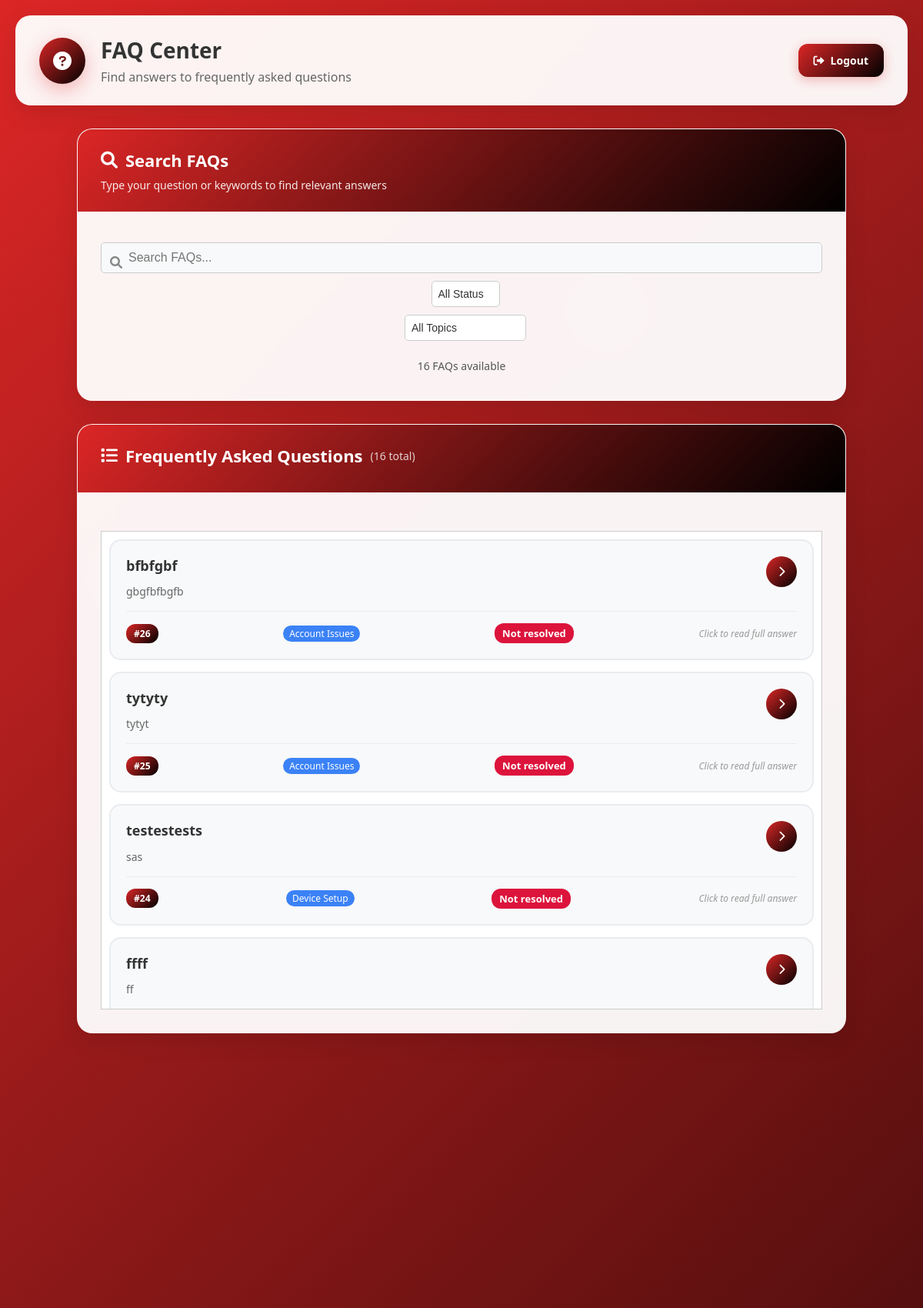
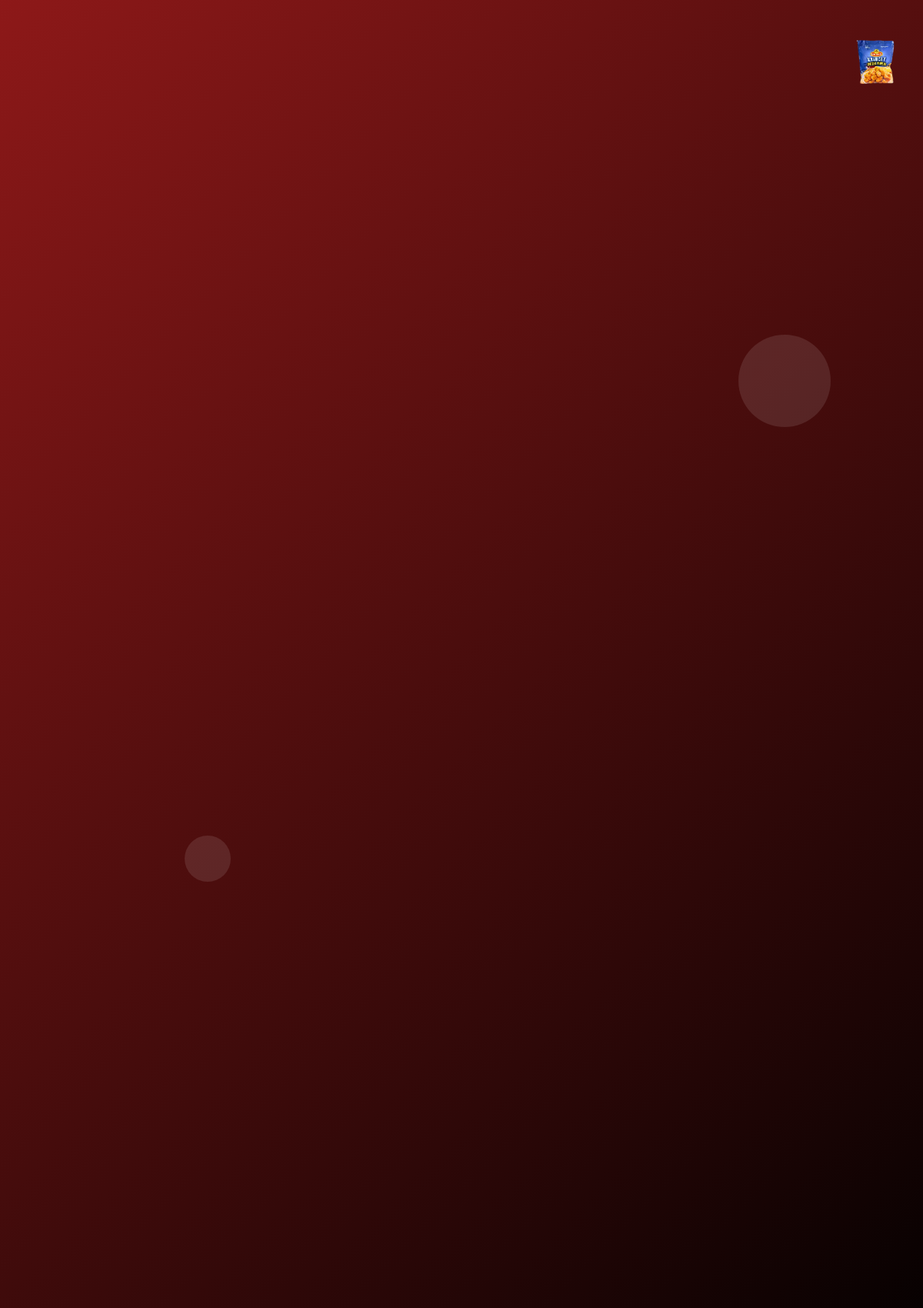
Page /user.php (signed in, upper part) on the committed database (2 pictures, top to bottom).
### tables this page shows
CREATE TABLE `faqs` (
  `id` int(11) NOT NULL,
  `question` text NOT NULL,
  `answer` text NOT NULL,
  `status` enum('resolved','not resolved') DEFAULT 'not resolved',
  `topic` varchar(100) DEFAULT NULL,
  `attachment` text DEFAULT NULL,
  `created_at` timestamp NOT NULL DEFAULT current_timestamp(),
  `visibility` enum('user','admin') DEFAULT 'user'
);

### user.php (the view, shortened to what this page needs)
<?php
require_once 'includes/db.php';
$stmt = $pdo->prepare("SELECT * FROM faqs WHERE visibility = 'user' ORDER BY id DESC");
$stmt->execute();
$faqs = $stmt->fetchAll(PDO::FETCH_ASSOC);
?>
<!DOCTYPE html>
<html lang="en">
<head>
    <link rel="stylesheet" href="style.css">
    <link href="https://cdnjs.cloudflare.com/ajax/libs/font-awesome/6.0.0/css/all.min.css" rel="stylesheet">
</head>
<body class="index-body">
<div class="index-background">
    <div class="index-header">
        <div class="index-header-content">
            <div class="index-brand">
                <div class="brand-icon">
                    <i class="fas fa-question-circle"></i>
                </div>
                <div class="brand-info">
                    <h1 class="brand-title">FAQ Center</h1>
                    <p class="brand-subtitle">Find answers to frequently asked questions</p>
                </div>
            </div>
            <div class="header-actions">
                <a href="index.php" class="admin-login-btn">
                    <i class="fas fa-sign-out-alt"></i>
                    <span>Logout</span>
                </a>
            </div>
        </div>
    </div>
    <div class="index-container">
        <div class="search-card">
            <div class="search-header">
                <h2 class="search-title">
                    <i class="fas fa-search"></i>
                    Search FAQs
                </h2>
                <p class="search-description">Type your question or keywords to find relevant answers</p>
            </div>
            <div class="search-content">
            <div class="search-input-wrapper">
            <i class="fas fa-search search-input-icon"></i>
            <input type="text" id="faqSearch" onkeyup="filterFAQs()" placeholder="Search FAQs..." class="modern-search-input">
            <select id="statusFilter" onchange="filterFAQs()" class="modern-filter-dropdown">
                <option value="all">All Status</option>
            </select>
                <select id="topicFilter" onchange="filterFAQs()" class="modern-filter-dropdown">
                <option value="all">All Topics</option>
            </select>
            <div class="search-results-count" id="resultsCount">
                <?= count($faqs) ?> FAQs available
            </div>
        </div>
    </div>
</div>
        <div class="faq-card">
            <div class="faq-card-header">
                <h2 class="faq-card-title">
                    <i class="fas fa-list"></i>
                    Frequently Asked Questions
                    <span class="total-count">(<?= count($faqs) ?> total)</span>
                </h2>
            </div>
            <div class="faq-card-content">
                <div class="faq-list-wrapper" id="faqList">
                    <?php if (empty($faqs)): ?>
                        <div class="empty-faq-state">
                            <i class="fas fa-inbox"></i>
                            <h3>No FAQs Available</h3>
                            <p>Check back later for frequently asked questions and answers.</p>
                        </div>
                    <?php else: ?>
                        <?php foreach ($faqs as $index => $faq): ?>
                            <div class="faq-box modern-faq-item"
                            data-index="<?= $index ?>"
                            data-status="<?= strtolower($faq['status']) ?>"
                            data-topic="<?= htmlspecialchars($faq['topic']) ?>"
                            onclick="showModal(
                            '<?= htmlspecialchars($faq['question'], ENT_QUOTES) ?>',
                            '<?= htmlspecialchars($faq['answer'], ENT_QUOTES) ?>',
                            '<?= htmlspecialchars($faq['attachment'] ?? '', ENT_QUOTES) ?>'
                            )">
                            <div class="faq-item-content">
                                <div class="faq-question">
                                    <h3><?= htmlspecialchars($faq['question']) ?></h3>
                                    <div class="faq-preview">
                            <?= htmlspecialchars(mb_strimwidth($faq['answer'], 0, 100, '...')) ?>
                        </div>
                    </div>
                <div class="faq-arrow">
                    <i class="fas fa-chevron-right"></i>
                </div>
            </div>
                <div class="faq-item-footer">
                    <span class="faq-id">#<?= $faq['id'] ?></span>
                    <?php if (!empty($faq['topic'])): ?>
                        <span class="faq-tag"><?= htmlspecialchars($faq['topic']) ?></span>
                    <?php endif; ?>
                    <span class="faq-status <?= $faq['status'] === 'resolved' ? 'status-resolved' : 'status-unsolved' ?>">
                        <?= ucfirst($faq['status']) ?>
                    </span>
                    <span class="click-hint">Click to read full answer</span>
                </div>
                </div>
                    <?php endforeach; ?>
                <?php endif; ?>
            </div>
        </div>
    </div>
</div>
    <img src="images/popperz.png" alt="Hotdog" class="hotdog-float hotdog-right">
    <div class="bg-animation">
        <div class="floating-shape shape-2"></div>
        <div class="floating-shape shape-3"></div>
    </div>
</div>
</body>
</html>

### rows in the picture
faqs: question "bfbfgbf", answer "gbgfbfbgfb", id "26", topic "Account Issues", status "Not resolved"
faqs: question "tytyty", answer "tytyt", id "25", topic "Account Issues", status "Not resolved"
faqs: question "testestests", answer "sas", id "24", topic "Device Setup", status "Not resolved"
faqs: question "ffff", answer "ff"

### other values in the picture
count($faqs) "16"
